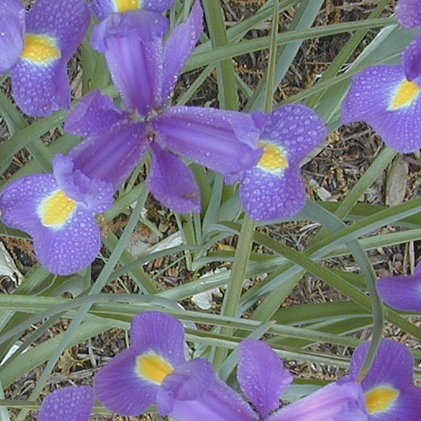
#> input picture week02/flower.tif, 421 x 421 px, shrunk from 513 x 513 before the run
$ jupyter execute Untitled.ipynb
#> lines starting #> are read from the running program, lines starting #| are printed output that depends on the picture
[cell 1]
import numpy as np
import cv2
import matplotlib.pyplot as plt

[cell 2]
img = cv2.imread('./flower.tif')
#> img is the input picture: shape (421, 421, 3); mean B, G, R 134.7, 116.7, 119.4
img = cv2.cvtColor(img, cv2.COLOR_BGR2RGB)
print(img.shape)
#| (421, 421, 3)
plt.imshow(img)

[cell 3]
blue_img = img.copy()
blue_img[:,:,0] = 0
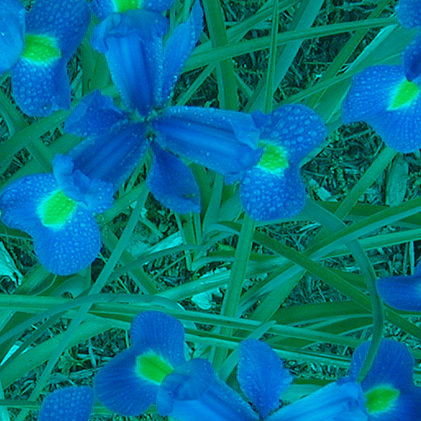
#> blue_img: shape (421, 421, 3); mean R, G, B 0, 116.7, 134.7
blue_img[:,:,1] = 0
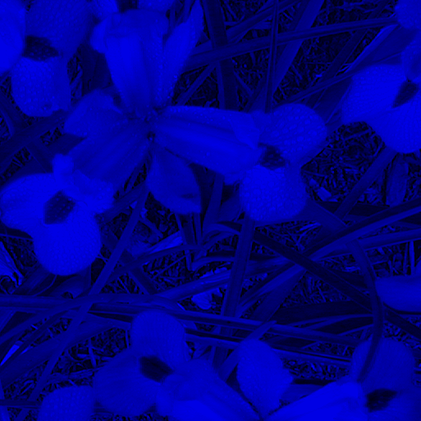
#> blue_img: shape (421, 421, 3); mean R, G, B 0, 0, 134.7
plt.imshow(blue_img)

[cell 4]
img = cv2.imread('./Fig0219(rose1024).tif',0)
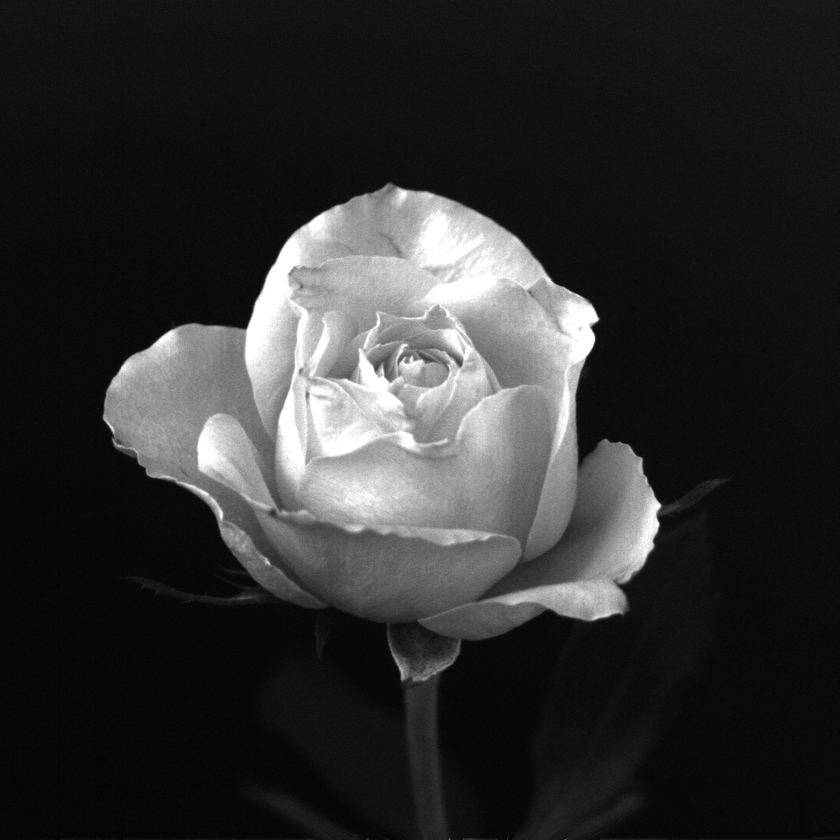
#> input picture week02/Fig0219(rose1024).tif, 840 x 840 px, shrunk from 1024 x 1024 before the run
#> img is the input picture: shape (840, 840); min 0, max 255, mean 46.8
plt.imshow(img, cmap='gray');plt.title('orignal')
plt.show()
averg = (img+img+img)/3
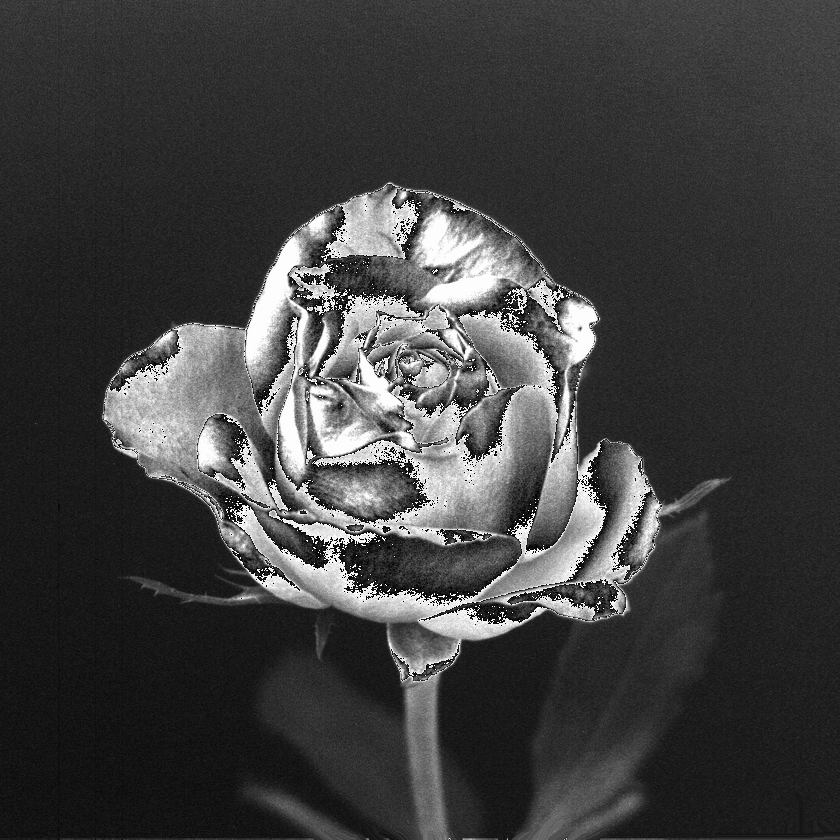
#> averg: shape (840, 840) float64; min 0, max 85, mean 21.2; drawn with min black and max white
plt.imshow(averg, 'gray'); plt.title("averaged")
plt.show()

[cell 5]
img =cv2.imread('./flower.tif')
img =cv2.cvtColor(img, cv2.COLOR_BGR2RGB)
plt.imshow(img, 'gray')
img[0]
#> Out = 421 rows, first 8: [128, 114, 198], [133, 118, 204], [132, 116, 203], [120, 105, 192], [124, 110, 198], [139, 125, 212], [139, 125, 208], [128, 114, 201]

[cell 6]
img2 = img.copy()
img2[:,:,1] = img2[:,:,1]-100
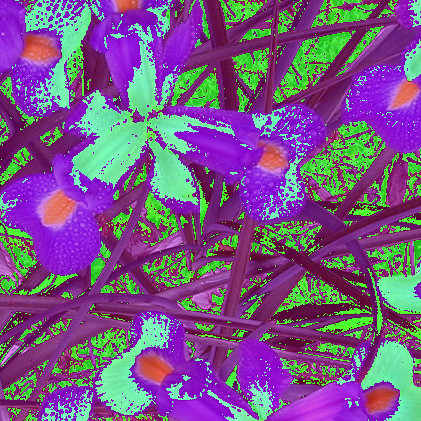
#> img2: shape (421, 421, 3); mean R, G, B 119.4, 88.4, 134.7
plt.imshow(img2)

[cell 7]
img = np.zeros((200,200), dtype=np.int32)
frame1 = img.copy()
frame2 = img.copy()
frame1[100:150,50:180] = 255
frame2[100:180,60:100] = 255
plt.imshow(frame1, 'gray'); plt.title('frame1'); plt.axis('off')
plt.show()
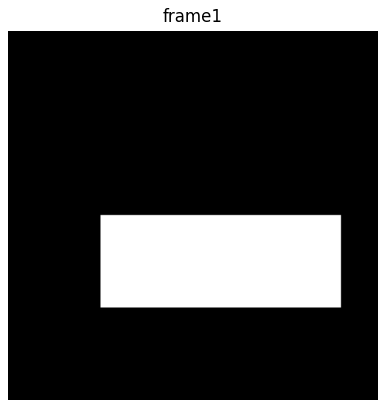
#> figure drawn by matplotlib, 1 panel
plt.imshow(frame2, 'gray'); plt.title('frame1'); plt.axis('off')
plt.show()
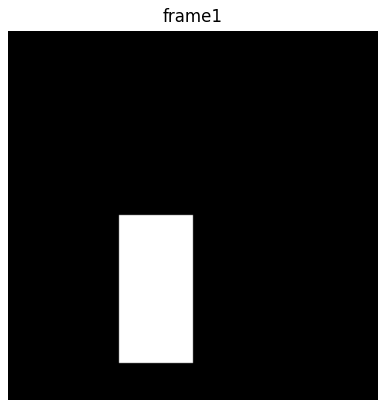
#> figure drawn by matplotlib, 1 panel
result = frame1-frame2
plt.imshow(result, 'gray'); plt.title('frame1'); plt.axis('off'); plt.show()
#> after `plt.imshow(result, 'gray')`:
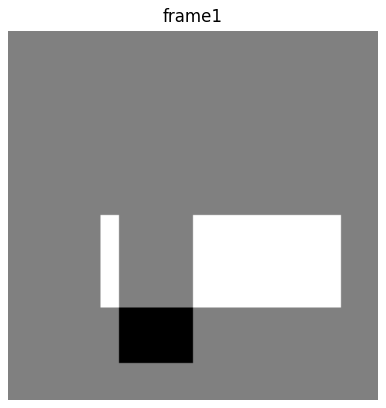
#> figure drawn by matplotlib, 1 panel
